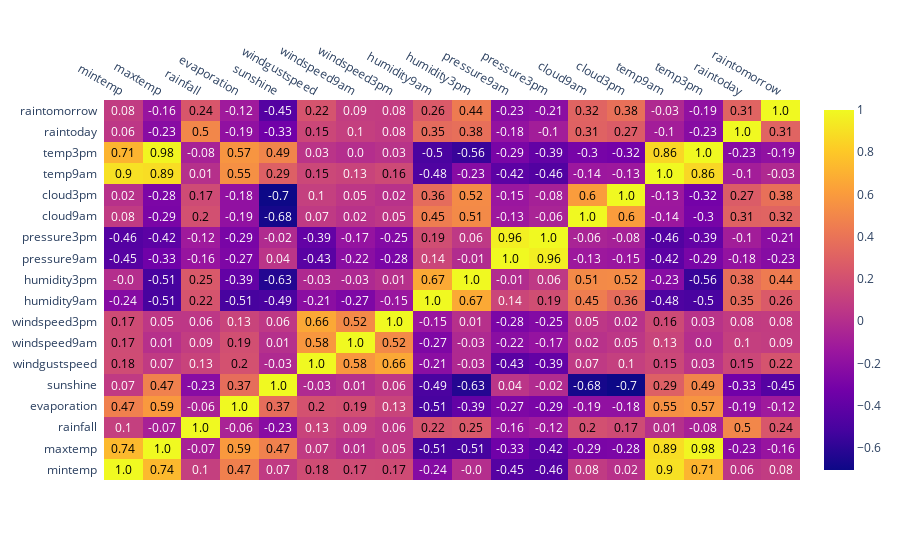

The cell this chart's notebook holds for it:
### Markdown cell above
<a id="id3"></a>
## 3. Exploratory data analysis

### Code cell
data_for_corr = data.copy()
data_for_corr['raintomorrow'] = data_for_corr['raintomorrow'].map({'Yes': 1, 'No': 0})
data_for_corr['raintoday'] = data_for_corr['raintoday'].map({'Yes': 1, 'No': 0})

corrs = data_for_corr.corr()
ff.create_annotated_heatmap(
    z=corrs.values,
    x=list(corrs.columns),
    y=list(corrs.index),
    annotation_text=np.around(corrs.values, decimals=2),
    showscale=True)
